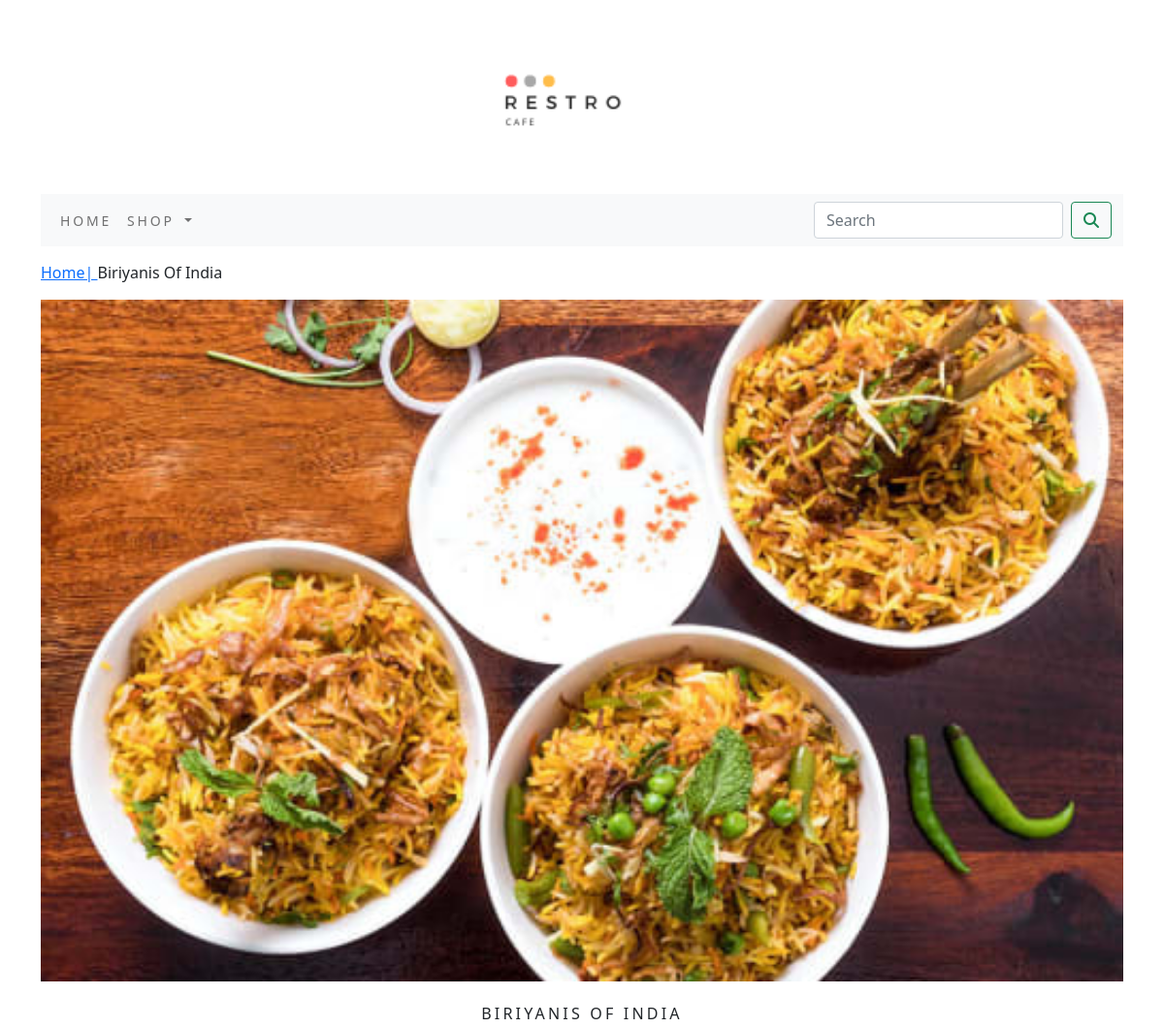
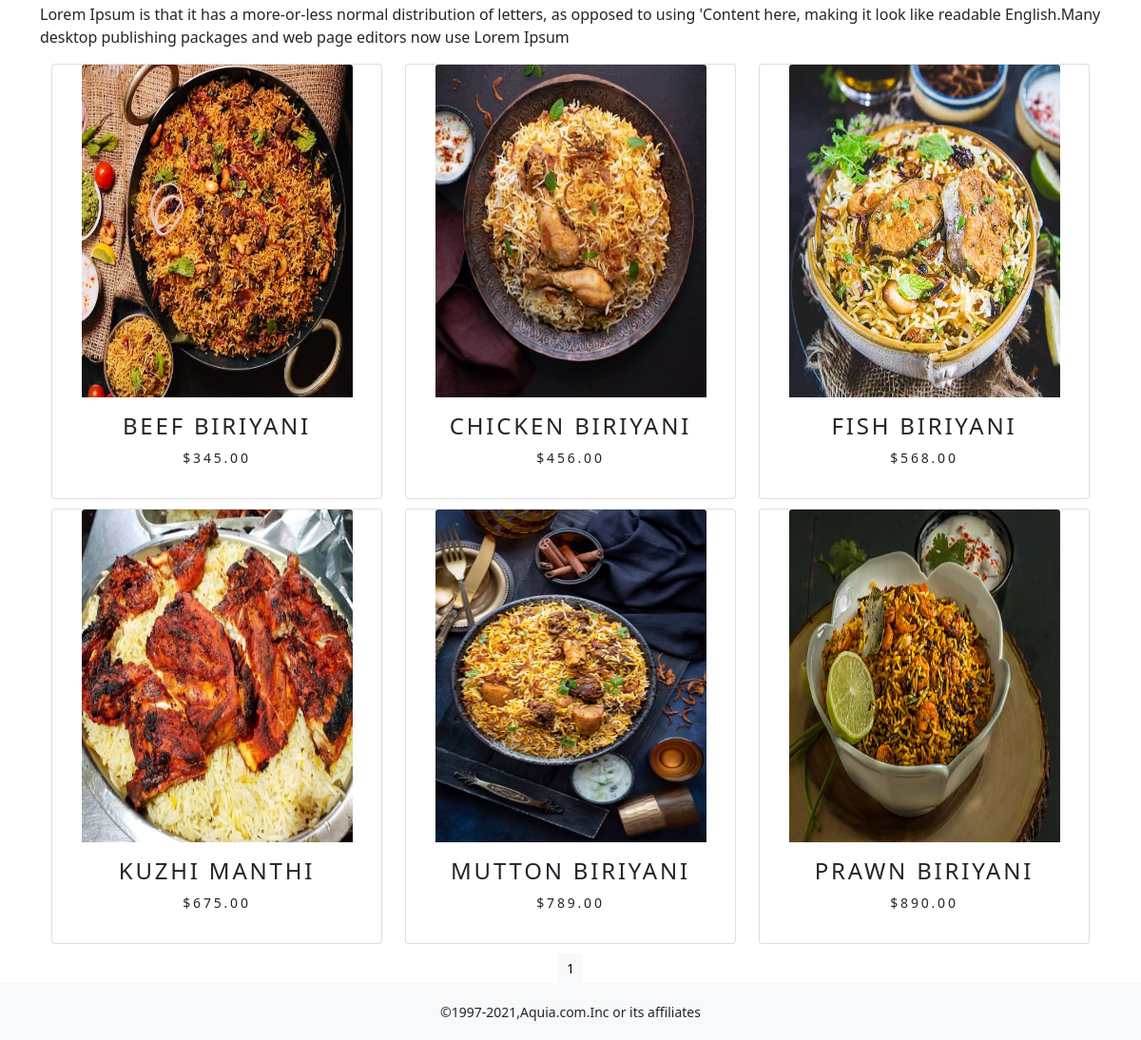
The page /biriyanis-of-india/ on the database its author committed (2 pictures, top to bottom).
### ecommerceapp/models.py (models this page shows, shortened)
class Category(models.Model):
    name=models.CharField(max_length=250,unique=True)
    slug=models.SlugField(max_length=250,unique=True)
    description=models.TextField(blank=True)
    image=models.ImageField(upload_to='category',blank=True)
    class Meta:
        ordering=('name',)
        verbose_name='category'
        verbose_name_plural='categories'
    def get_url(self):
        return reverse("ecommerceapp:products_by_category", args=[self.slug])

class Product(models.Model):
    name=models.CharField(max_length=250,unique=True)
    slug=models.SlugField(max_length=250,unique=True)
    description=models.TextField(blank=True)
    price=models.DecimalField(max_digits=10,decimal_places=2)
    category=models.ForeignKey(Category,on_delete=models.CASCADE)
    image = models.ImageField(upload_to='product', blank=True)
    stock=models.IntegerField()
    available=models.BooleanField(default=True)
    created=models.DateTimeField(auto_now_add=True)
    updated=models.DateTimeField(auto_now=True)
    class Meta:
        ordering = ('name',)
        verbose_name = 'product'
        verbose_name_plural = 'products'
    def get_url(self):
        return reverse("ecommerceapp:ProdCatDetail",args=[self.category.slug,self.slug])

### ecommerceapp/views.py (the view)
# urls.py: path('',views.allProdCat,name='allProdCat'),
def allProdCat(request,c_slug=None):
    c_page=None
    products_list=None
    if c_slug!=None:
        c_page=get_object_or_404(Category, slug=c_slug)
        products_list=Product.objects.all().filter(category=c_page, available=True)
    else:
        products_list = Product.objects.all().filter(available=True)
    paginator = Paginator(products_list, 6)
    try:
        page = int(request.GET.get('page', '1'))
    except:
        page = 1
    try:
        products = paginator.page(page)
    except (EmptyPage, InvalidPage):
        products = paginator.page(paginator.num_pages)
    return render(request,'category.html',{'category':c_page,'products':products})

### cartapp/context_processors.py (called while the page is built)
def counter(request):
    item_count=0
    if 'admin' in request.path:
        return {}
    else:
        try:
            cart=Cart.objects.filter(cart_id=_cart_id(request))
            cart_items=CartItem.objects.all().filter(cart=cart[:1])
            for cart_item in cart_items:
                item_count+=cart_item.quantity
        except Cart.DoesNotExist:
            item_count=0
        return dict(item_count=item_count)

### cartapp/views.py (called while the page is built)
def _cart_id(request):
    cart=request.session.session_key
    if not cart:
        cart=request.session.create()
    return cart

### ecommerceapp/context_processors.py (called while the page is built)
def menu_links(request):
    links=Category.objects.all()
    return dict(links=links)

### templates/category.html (shortened to what this page needs)
{% extends 'base.html' %}
{% load static %}
{% block content %}
     {% if category %}
           <div class="row my_row_class">
               <div class="mx-auto">
                   <p><a href="{% url 'ecommerceapp:allProdCat' %}">Home| </a>{{category.name}}</p>
               </div>
           </div>
     {% endif %}
   <div class="mx-auto">
       {% if category %}
             <img class="my_image" src="{{category.image.url}}" alt="{{category.name}}">
   </div>
     <br>
     <div>
         <h1 class="text-center my_title">{{category.name}}</h1>
         <p   class="text-justify">{{category.description}}</p>
     </div>
     {% endif %}
      <div class="container">
          <div class="row max-auto">
               {% for product in products.object_list %}
                <div class="my_bottom_margin col-9 col-sm-12 col-md-4 col-lg-4">
                  <div class="card text-center" style="min-width:18rem;">
                      <a href="{{product.get_url}}"><img class="card-img-top my_image" src="{{product.image.url}}" alt="{{product.name}}" style="width:285px;height:350px;color:black;" > </a>
                  <div class="card-body">
                      <h4>{{product.name}}</h4>
                      <p>${{product.price}}</p>
                  </div>
                  </div>
              </div>
              {% endfor %}
          </div>
          <div class="mx-auto">
              <div class="text-center">
              {% for pg in products.paginator.page_range %}
              <a href="?page={{pg}}" class="btn btn-light btn-sm {% if products.number == pg %} activate {% endif %}">{{pg}}</a>
              {% endfor %}
              </div>
          </div>
      </div>
{% endblock %}

### templates/base.html (shortened to what this page needs)
{% load static %}
<!DOCTYPE html>
<html lang="en">
<head>
    <link rel="stylesheet" href="{% static 'css/custom.css'%}">
    <link rel="stylesheet" href="{% static 'css/bootstrap.min.css' %}" >
</head>
<body>
<div class="container">
    {% include 'header.html' %}
    {% include 'nav.html' %}
    {% block content %}
    {% endblock %}
</div>
{% include 'footer.html' %}
</body>
</html>

### templates/header.html
{% load static %}
<header>
<div>
    <center>
      <a href="{% url 'ecommerceapp:allProdCat' %}"></a>  <img src ="{% static 'img/Restro.png' %}"  alt="this is the logo of online shop site" style="width:200px;height:200px;">
    </center>
</div>
</header>

### templates/nav.html (shortened to what this page needs)
<nav class="navbar navbar-expand-lg navbar-light bg-light">
  <div class="container-fluid">
    <div class="collapse navbar-collapse" id="navbarSupportedContent">
      <ul class="navbar-nav me-auto mb-2 mb-lg-0">
        <li class="nav-item">
          <a class="nav-link" href="{% url 'ecommerceapp:allProdCat' %}">Home</a>
        </li>
        <li class="nav-item dropdown {% if 'ecommerceapp' in request.path %} active {% endif %}">
          <a class="nav-link dropdown-toggle" href="#" id="navbarDropdown" role="button" data-bs-toggle="dropdown" aria-expanded="false">
            Shop
          </a>
        </li>
      </ul>
      <form class="d-flex" action="{% url 'searchapp:searchResult' %}" method="get">
        <input class="form-control me-2" type="search" placeholder="Search"  name="q" aria-label="Search">
        <button class="btn btn-outline-success" type="submit"><i class="fas fa-search"></i></button>
      </form>
    </div>
  </div>
</nav>

### templates/footer.html
<div class="footer navbar-fixed-bottom my_footer">
    <p class="text-center">&copy;1997-2021,Aquia.com.Inc or its affiliates</p>
</div>

### static/css/custom.css (style rules this page uses)
body { font-family: Arial,Helvetica,sans-serif; }
.nav-item { letter-spacing:.2em; font-size:14px; text-transform:uppercase; }
.my_footer { background-color:#f8f9fa; height:60px; }
.my_footer p { padding-top:20px; font-size:14px; }
.my_row_class { padding-top:15px; }
.my_image { width:100%; height:auto; }
.my_title { font-size:16px; text-transform:uppercase; letter-spacing:.2em; }
.my_bottom_margin { margin-bottom:10px; }
.card-body { font-size:14px; text-transform:uppercase; letter-spacing:.2em; }

### rows shown on the page
Category: name "Biriyanis Of India", image (picture), name "BIRIYANIS OF INDIA", description "Lorem Ipsum is that it has a more-or-less normal distribution of letters, as opposed to using 'Content here, making it look like readable English.Many desktop publishing packages and web page editors now use Lorem Ipsum"
Product: image (picture), name "BEEF BIRIYANI", price "345.00"
Product: image (picture), name "CHICKEN BIRIYANI", price "456.00"
Product: image (picture), name "FISH BIRIYANI", price "568.00"
Product: image (picture), name "KUZHI MANTHI", price "675.00"
Product: image (picture), name "MUTTON BIRIYANI", price "789.00"
Product: image (picture), name "PRAWN BIRIYANI", price "890.00"

### other values the page prints
{{ pg }} "1"
